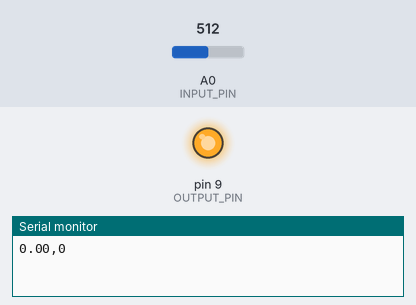
Bench run of a sketch on a simulated Arduino Uno, built with avr-gcc and run on an emulated ATmega328P. Shown: output pins drawn as LEDs (lit = HIGH), the last lines printed to the serial monitor. Inputs (shaded band) come from the test bench; at power-on: A0 (INPUT_PIN) = 512.

Above: at 0.1 s.
At 5.2 s:
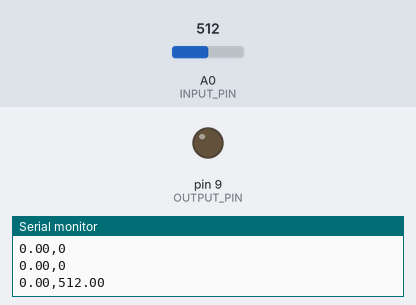
Timing chart, 0 to 6.7 s (numbered marks = the images above):
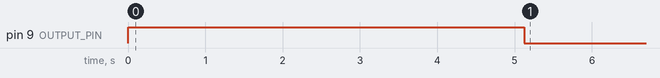

Measured:
- by itself, pin 9 (OUTPUT_PIN): HIGH → LOW at 5.1 s

The sketch:

My_codeCLC.ino
```cpp
const int INPUT_PIN = A0;
const int OUTPUT_PIN = 9;

double dt, last_time;
double integral, previous, output = 0;
double kp, ki, kd;
int req_voltage = 8;
int r1 = 390;
int r2 = 120;
double sd_voltage = req_voltage * (r2/(r1 + r2));
double setpoint = sd_voltage * (1023/5);

void setup()
{
  pinMode(OUTPUT_PIN, OUTPUT); // Pin 9 is associated with Timer1
  TCCR1A = 0;
  TCCR1B = 0;
  OCR1A = 200; // TOP value for 15kHz
  TCCR1A |= (1 << WGM11) | (1 << COM1A1);  // Fast PWM, non-inverting mode
  TCCR1B |= (1 << WGM12) | (1 << WGM13) | (1 << CS11); // Fast PWM, prescaler 8
  ICR1 = 132; // Set the TOP value to OCR1A
  kp = 0.0171063017142104;
  ki = 0.75176340731197;
  kd = 0;
  last_time = 0;
  Serial.begin(9600);

  for(int i = 0; i < 50; i++)
  {
    Serial.print(setpoint);
    Serial.print(",");
    Serial.println(0);
    delay(100);
  }
  delay(100);
}

void loop()
{
  double now = millis();
  dt = (now - last_time)/1000.00;
  last_time = now;

  double actual = analogRead(INPUT_PIN);
  double error = setpoint - actual;
  output = pid(error);
  double f_output = constrain(output, 2 ,253);
  double ff_output = map(f_output, 2, 253, 0, 1 );

  OCR1A = ICR1 * ff_output;

  // Setpoint VS Actual
  Serial.print(setpoint);
  Serial.print(",");
  Serial.println(actual);

  // Error
  //Serial.println(error);

  delay(150);
}

double pid(double error)
{
  double proportional = error;
  integral += error * dt;
  double derivative = (error - previous) / dt;
  previous = error;
  double output = (kp * proportional) + (ki * integral) + (kd * derivative);
  return output;
}
```
